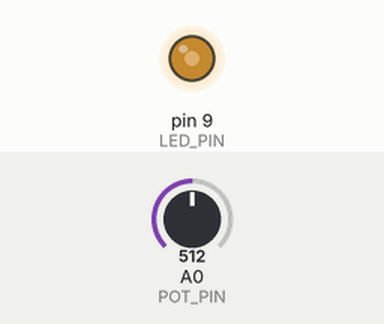
This sketch was run on a simulated Arduino Uno, built with avr-gcc and run on an emulated ATmega328P. Shown: output pins drawn as LEDs (lit = HIGH). The test bench sets the inputs (shaded band); at power-on: A0 (POT_PIN) = 512.

Above: at 1.2 s.
1.3 s: A0 (POT_PIN) set to 716
At 2.5 s:
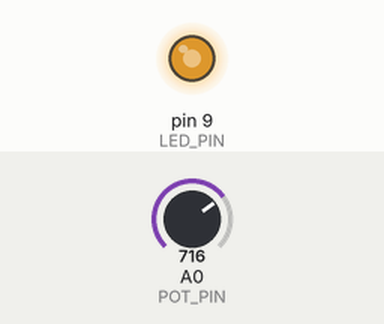
2.8 s: A0 (POT_PIN) set to 900
At 3.8 s:
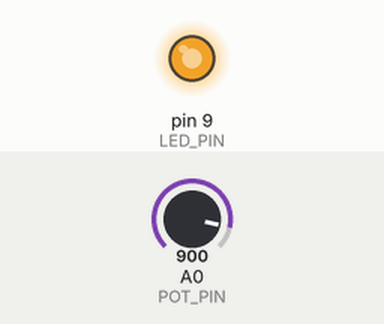
4.3 s: A0 (POT_PIN) set to 122
At 4.9 s:
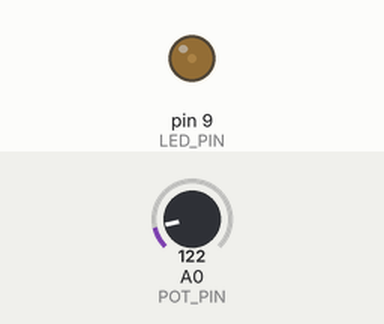
5.8 s: A0 (POT_PIN) set to 0
At 6.1 s:
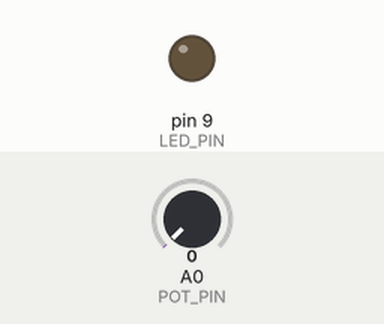
7.3 s: A0 (POT_PIN) set to 511
At 8.4 s:
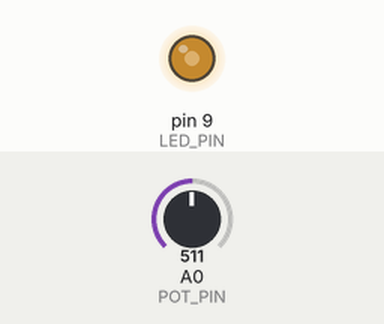
Timing chart, 0 to 9.8 s (numbered marks = the images above; inputs shaded):
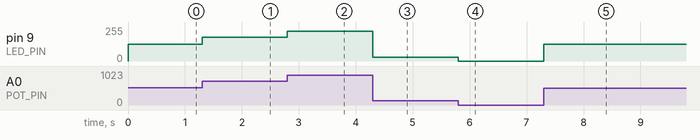

Measured:
- after the input at 1.3 s, pin 9 (LED_PIN): 127/255 → 178/255 at once
- after the input at 2.8 s, pin 9 (LED_PIN): 178/255 → 224/255 at once
- after the input at 4.3 s, pin 9 (LED_PIN): 224/255 → 30/255 at once
- after the input at 5.8 s, pin 9 (LED_PIN): 30/255 → 0/255 at once
- after the input at 7.3 s, pin 9 (LED_PIN): 0/255 → 127/255 at once

The sketch:

LED_Potentiometer.ino
```cpp
#define POT_PIN A0  // Potentiometer connected to A0
#define LED_PIN 9   // LED connected to PWM Pin 9

void setup() {
    pinMode(POT_PIN, INPUT);
    pinMode(LED_PIN, OUTPUT);
}

void loop() {
    int potValue = analogRead(POT_PIN);      // Read the potentiometer value (0-1023)
    int ledBrightness = map(potValue, 0, 1023, 0, 255);  // Scale it to PWM range (0-255)

    analogWrite(LED_PIN, ledBrightness);     // Control LED brightness
}
```
